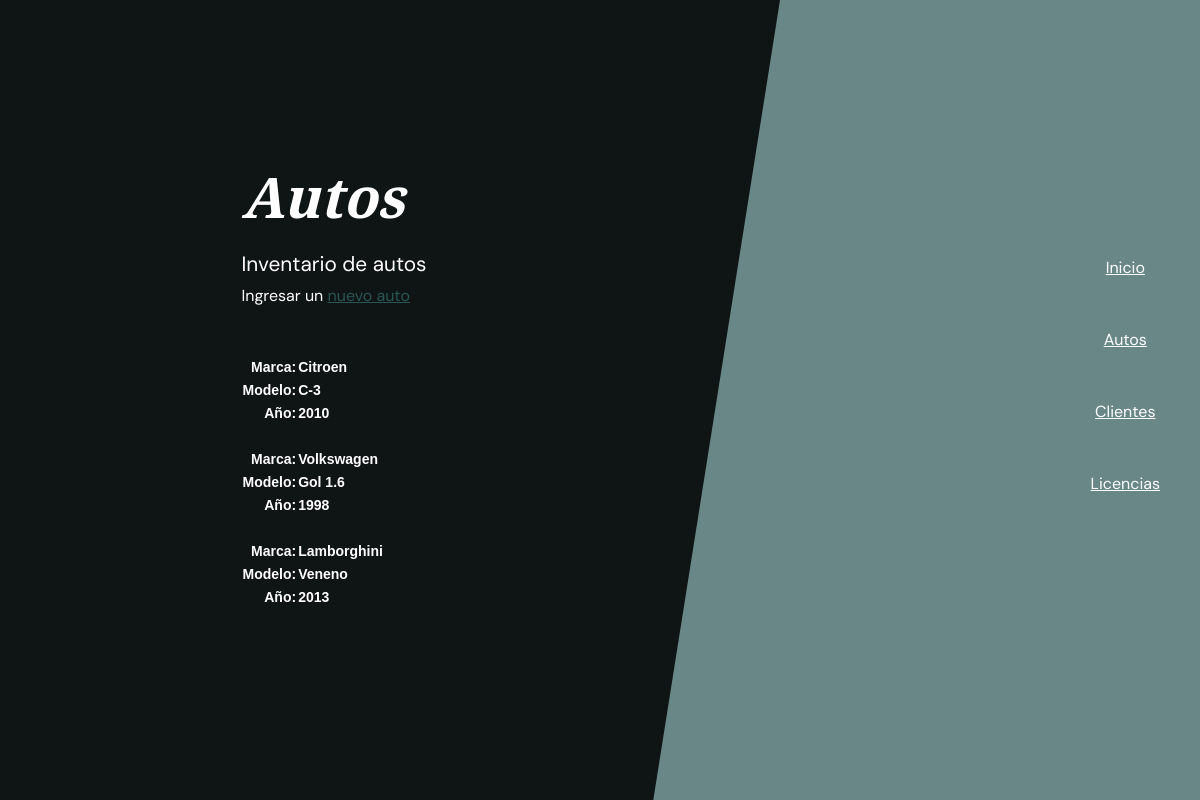
The page /app/cars on the database its author committed.
### app/models.py (models this page shows, shortened)
class Auto(models.Model):
    brand = models.CharField(max_length=40)
    model = models.CharField(max_length=40)
    year = models.IntegerField()

### app/views.py (the view)
# urls.py: path('cars', views.autos, name='Cars'),
def autos(request):
    autos = Auto.objects.all()
    context_dict = {'autos': autos}
    return render(
        request=request,
        context=context_dict,
        template_name="app/cars.html",
    )

### app/templates/app/cars.html (shortened to what this page needs)
{% extends "app/index.html" %}
{% load static %}
{% block viewContent %}
    <h1 class="fst-italic lh-1 mb-4">Autos</h1>
        <p class="mb-1">Inventario de autos
            <div class="mb-5">Ingresar un <a href="{% url "CarForm" %}">nuevo auto</a></div>
        </p>
        <div class="tg-wrap"><table class="tg">
            <tbody>
{% for auto in autos %}
            <tr class="tr-1">
                <td class="tg-izq">
                    <div class="fw-bolder">Marca:</div>
                </td>
                <td class="tg-der">
                    <div class="fw-bolder">{{ auto.brand }}</div>
                </td>
            </tr>
            <tr class="tr-1">
                <td class="tg-izq">
                    <div class="fw-bolder">Modelo:</div>
                </td>
                <td class="tg-der">
                    <div class="fw-bolder">{{ auto.model }}</div>
                </td>
            </tr>
            <tr class="tr-1">
                <td class="tg-izq">
                    <div class="fw-bolder">Año:</div>
                </td>
                <td class="tg-der">
                    <div class="fw-bolder">{{ auto.year }}</div>
                </td>
            </tr>
            <tr class="tr-1"><td class="tg-0lax">&nbsp;</td><td class="tg-0lax">&nbsp;</td></tr>
{% endfor %}
            </tbody>
            </table></div>
{% endblock %}

### app/templates/app/cars.html (style rules this page uses)
.tg { border:none;border-collapse:collapse;border-spacing:0; }
.tg td { border-style:solid;border-width:0px;font-family:Arial, sans-serif;font-size:14px;overflow:hidden;padding:1px 1px; word-break:normal; }
.tg .tg-izq { text-align:right;vertical-align:top }
.tg .tg-der { text-align:left;vertical-align:top }
.tg .tg-0lax { text-align:left;vertical-align:top }

### rows shown on the page
Auto: brand "Citroen", model "C-3", year "2010"
Auto: brand "Volkswagen", model "Gol 1.6", year "1998"
Auto: brand "Lamborghini", model "Veneno", year "2013"
